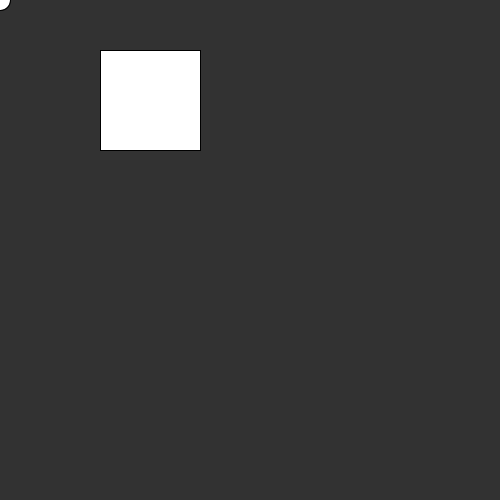
Frame 1 (no input)
Frame 60 (the mouse pressed at the canvas centre just before this capture): identical to frame 1, image omitted
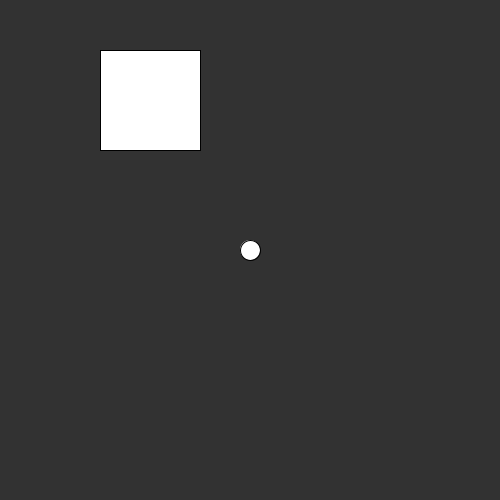
Frame 120 (the mouse held since frame 60 and released just before this capture)

The Processing sketch that drew these frames (run headless with seeded random() and noise(); from frame 60 on, the mouse is pressed at the canvas centre):

// Processing sketch: processing_43455
// ── processing_43455.pde

//set up the refferances for the two objects
Bot b;
Wall w;

//set up function called once 
void setup() {
  //set the window size width & height
  size(500, 500);

  //instanceate an object of type Bot and 'hang it off' the refferance b we set up earlyer
  // this effectivley calls the constructor and sets up the object attributes in this case x y and radious
  b = new Bot(60, 60, 10);

  //instanceate an object of type Wall and 'hang it off' the refferance b we set up earlyer  
  //our wall class contructor wants to know an x, y ,w and h value
  w = new Wall(100, 50, 100, 100);
}


//now we have instanciated objects based on the two classes we are using
//we want to do soem stuff with them in our draw function

void draw() {
  //refreash the screen with a just off black colour
  background(50);


  //check to see if your bot has collided in with the wall
  boolean xCollision =w.collisionX(mouseX, mouseY, b.getR());
  boolean yCollision =w.collisionY(mouseX, mouseY, b.getR());


  // no collision update the bot
  if (!xCollision || !yCollision) {
    b.updateY();
    b.updateX();
  }

  w.render();
  b.render();
}

/*
  this is the wall class
  it encapsulat its dimentions
  and has methods to:
  detect collisions
  render it's self 
*/
class Wall {
  //dimention attributes
  int x;
  int y;
  int w;
  int h;

  //constructor this is used when we instanciate the object and set the values of all of the wall attributes
  //based on the paramaters passed you may wish to introduce colour and other attributes
  public Wall(int x, int y, int w, int h) {
    this.x=x;
    this.y=y;
    this.w=w;
    this.h=h;
  }

  //this method returns true if the current bot possition is inside the x boundaries of the wall
  boolean collisionX(int botX, int botY, int botR) {
    if ( botX - botR < x+w &&  botX + botR > x) {
      return true;
    }
    else {
      return false;
    }
  }

  //this metthod returns true if the bot is inside the y boudaries of the wall
  boolean collisionY(int botX, int botY, int botR) {
    if (botY - botR < y+h && botY + botR > y) {
      return true;
    }
    else {
      return false;
    }
  }

  //this returns true if the bot is inside the wall
  boolean collision(int botX, int botY, int botR) {
    if ( botX - botR < x+w &&
      botY - botR < y+h &&
      botX + botR > x &&
      botY + botR > y)
    {
      fill(255, 30, 30);
      return true;
    }
    else {
      fill(255);
      return false;
    }
  }
  
  
  //this draws a rectange with the attribute of this particular wall
  void render() {

    rect(x, y, w, h);
  }
}


/*
  bot class
  
  this encapsulates all of hte attributes and methodes required 
  for the bot wich is the thing drawn at theo mosue x y
  
  this has accesor methods to retriev the Bot attributes
  and a method to render it
*/

class Bot {
  //bot attributers position and radious
  int x;
  int y;
  int r;
  
  //bot constructor to initilise all those attributes when you instanciate an object
  public Bot(int x, int y, int r) {
    this.x=x;
    this.y=y;
    this.r=r;
  }
  
  //accesor methods for the attributes ofthe class
  // this is a mechanisme to grab a copy of the attributes
  int getX() {
    return x;
  }
  int getY() {
    return y;
  }
  int getR() {
    return r;
  }

  //a method to update the x value of the bot
  void updateX() {    
    this.x = mouseX;
  }

  // a method to update the y value of the bot
  void updateY() {
    this.y = mouseY;
  }

  // this fucntion is used to draw the bot
  void render() {
    ellipse(this.x, this.y, this.r*2, this.r*2);
  }
}
